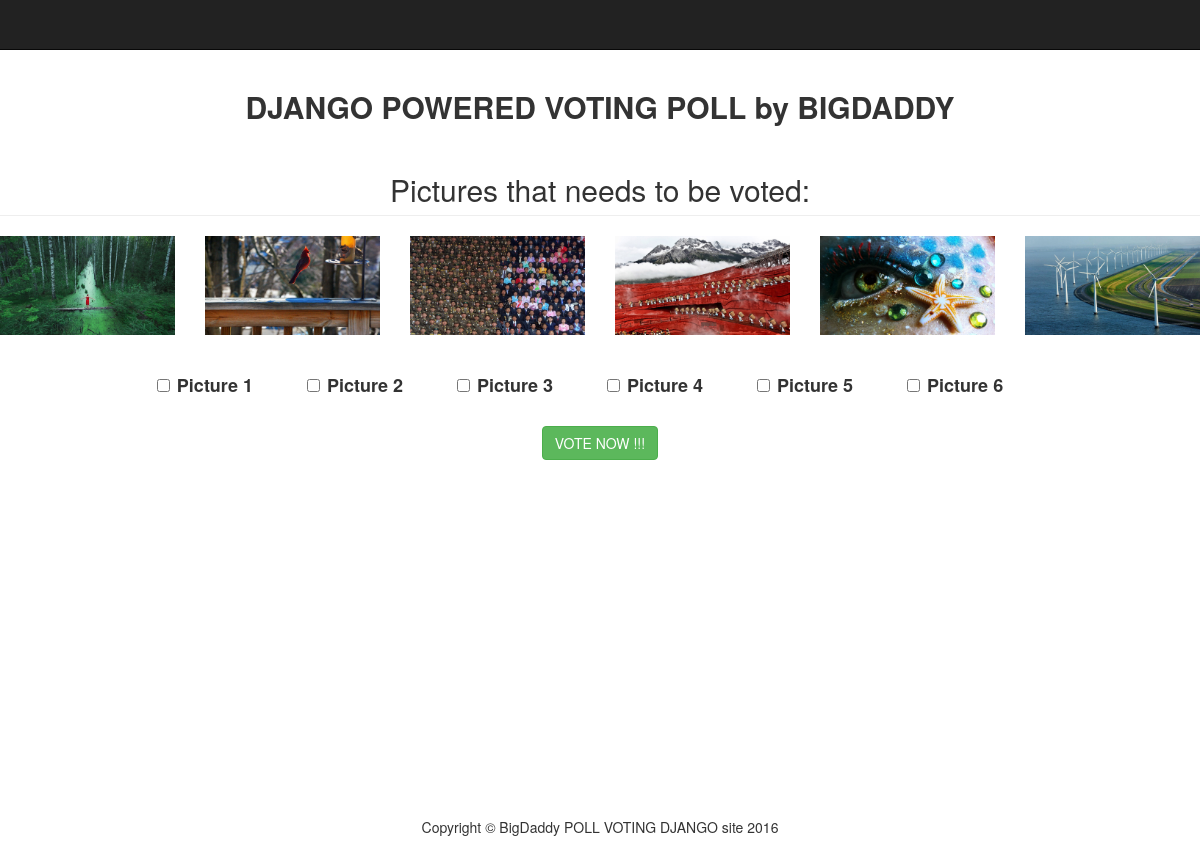
Page /polls/3/ on the committed database.
### polls/models.py (models this page shows, shortened)
class Choice(models.Model):
    poll = models.ForeignKey(Poll)
    choice_text = models.CharField(max_length=200)
    votes = models.IntegerField(default=0)

### polls/views.py (the view)
# urls.py: url(r'^(?P<pk>\d+)/$', views.DetailView.as_view(), name='detail'),
class DetailView(generic.DetailView):
    model = Poll
    template_name = 'polls/detail.html'
    def get_queryset(self):
        return Poll.objects.filter(pub_date__lte=timezone.now())

### polls/templates/polls/detail.html (shortened to what this page needs)
<!DOCTYPE html>
<html lang="en">
<br>
    <link href="\static\css\bootstrap.min.css" rel="stylesheet">
    <link href="\static\css\modern-business.css" rel="stylesheet">
    <link href="\static\font-awesome\css\font-awesome.min.css" rel="stylesheet" type="text/css">
    <nav class="navbar navbar-inverse navbar-fixed-top" role="navigation">
    </nav>
<h2><strong><center> DJANGO POWERED VOTING POLL by BIGDADDY </center></strong></h2>
        <div class="row">
            <div class="col-lg-12">
                <h2 class="page-header"><center>Pictures that needs to be voted:</center></h2>
            </div>
            <div class="col-md-2 col-sm-3">
                <a>
                    <center><img class="img-responsive img-portfolio img-hover" src="\static\images\picture1.jpg" alt=""></center>
                </a>
            </div>
            <div class="col-md-2 col-sm-3">
                <a>
                    <center><img class="img-responsive img-portfolio img-hover" src="\static\images\picture2.jpg" alt=""></center>
                </a>
            </div>
            <div class="col-md-2 col-sm-3">
                <a>
                    <center><img class="img-responsive img-portfolio img-hover" src="\static\images\picture3.jpg" alt=""></center>
                </a>
            </div>
            <div class="col-md-2 col-sm-3">
                <a>
                    <center><img class="img-responsive img-portfolio img-hover" src="\static\images\picture4.jpg" alt=""></center>
                </a>
            </div>
            <div class="col-md-2 col-sm-3">
                <a>
                    <center><img class="img-responsive img-portfolio img-hover" src="\static\images\picture5.jpg" alt=""></center>
                </a>
            </div>
            <div class="col-md-2 col-sm-3">
                <a>
                    <center><img class="img-responsive img-portfolio img-hover" src="\static\images\picture6.jpg" alt=""></center>
                </a>
            </div>
        </div>
{% load staticfiles %}
<form action="{% url 'polls:vote' poll.id %}" method="post"><center>
{% for choice in poll.choice_set.all %}
{% load staticfiles %}
            <label class="checkbox-inline">
                <h4><strong><input type="checkbox" name="choice" id="choice{{ forloop.counter }}" value="{{ choice.id }}"><span style="padding-right:40px" style="padding-left:40px">{{ choice.choice_text }}</span></strong></h4>
            </label>
{% endfor %}
<button class="btn btn-success" type="submit">VOTE NOW !!!</button>
</center></form>
        <footer>
            <div class="row">
                <div class="col-lg-12">
                    <h5><center>Copyright &copy; BigDaddy POLL VOTING DJANGO site 2016</center></h5>
                </div>
            </div>
        </footer>
</body>
</html>

### polls/static/css/modern-business.css (style rules this page uses)
html, body { height: 100%; }
.img-portfolio { margin-bottom: 30px; }
footer { margin: 50px 0; }

### rows in the picture
Choice: choice_text "Picture 1"
Choice: choice_text "Picture 2"
Choice: choice_text "Picture 3"
Choice: choice_text "Picture 4"
Choice: choice_text "Picture 5"
Choice: choice_text "Picture 6"
